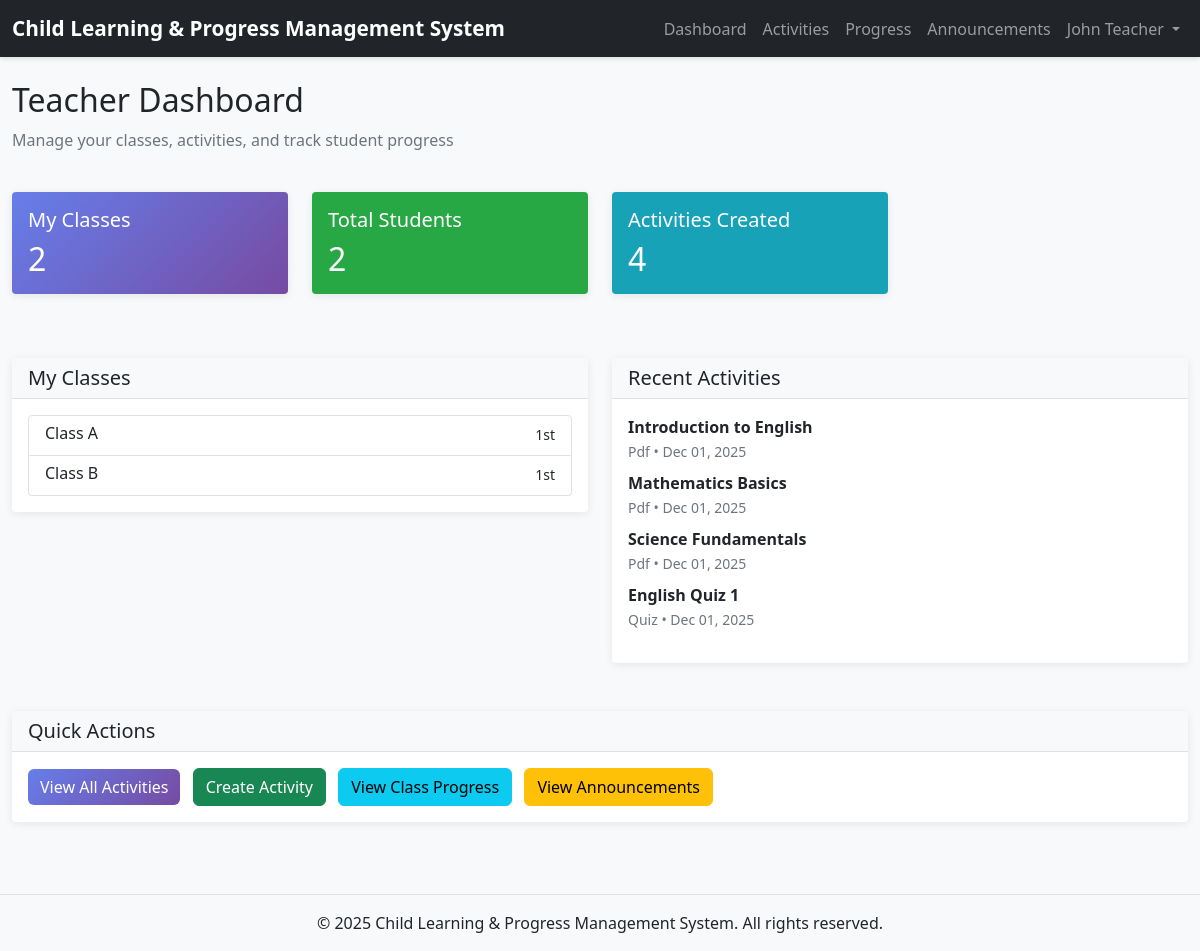
The page /teacher/dashboard.php (signed in) on the database its author committed.
### tables this page shows
CREATE TABLE users (
    id INT AUTO_INCREMENT PRIMARY KEY,
    email VARCHAR(255) NOT NULL UNIQUE,
    password VARCHAR(255) NOT NULL,
    full_name VARCHAR(255) NOT NULL,
    role ENUM('admin', 'teacher', 'student', 'parent') NOT NULL,
    created_at TIMESTAMP DEFAULT CURRENT_TIMESTAMP,
    updated_at TIMESTAMP DEFAULT CURRENT_TIMESTAMP ON UPDATE CURRENT_TIMESTAMP
);

CREATE TABLE classes (
    id INT AUTO_INCREMENT PRIMARY KEY,
    class_name VARCHAR(100) NOT NULL,
    grade VARCHAR(50) NOT NULL,
    section VARCHAR(50),
    teacher_id INT NOT NULL,
    created_at TIMESTAMP DEFAULT CURRENT_TIMESTAMP,
    updated_at TIMESTAMP DEFAULT CURRENT_TIMESTAMP ON UPDATE CURRENT_TIMESTAMP,
    FOREIGN KEY (teacher_id) REFERENCES users(id) ON DELETE RESTRICT ON UPDATE CASCADE
);

CREATE TABLE activities (
    id INT AUTO_INCREMENT PRIMARY KEY,
    title VARCHAR(255) NOT NULL,
    description TEXT,
    activity_type ENUM('pdf', 'quiz') NOT NULL,
    class_id INT,
    created_by INT NOT NULL,
    due_date DATETIME,
    max_marks INT DEFAULT 100,
    file_path VARCHAR(255),
    created_at TIMESTAMP DEFAULT CURRENT_TIMESTAMP,
    updated_at TIMESTAMP DEFAULT CURRENT_TIMESTAMP ON UPDATE CURRENT_TIMESTAMP,
    FOREIGN KEY (class_id) REFERENCES classes(id) ON DELETE SET NULL ON UPDATE CASCADE,
    FOREIGN KEY (created_by) REFERENCES users(id) ON DELETE RESTRICT ON UPDATE CASCADE
);

### includes/auth.php (called while the page is built, shortened)
<?php
function isLoggedIn() {
    return isset($_SESSION['user_id']) && isset($_SESSION['role']);
}
function getCurrentUser() {
    global $mysqli;
    $user_id = $_SESSION['user_id'];
    $stmt = $mysqli->prepare("SELECT id, email, full_name, role FROM users WHERE id = ?");
    $stmt->bind_param("i", $user_id);
    $stmt->execute();
    $result = $stmt->get_result();
    if ($result->num_rows > 0) {
        return $result->fetch_assoc();
    }
    return null;
}
?>

### teacher/dashboard.php (the view, shortened to what this page needs)
<?php
require_once '../config/db.php';
require_once '../includes/auth.php';
$teacher_id = $_SESSION['user_id'];
$classes_result = $mysqli->query(
    "SELECT id, class_name, grade FROM classes WHERE teacher_id = {$teacher_id}"
);
$classes = $classes_result->fetch_all(MYSQLI_ASSOC);
$activities_result = $mysqli->query(
    "SELECT COUNT(*) as count FROM activities WHERE created_by = {$teacher_id}"
);
$total_activities = $activities_result->fetch_assoc()['count'];
$students_result = $mysqli->query(
    "SELECT COUNT(*) as count FROM students WHERE class_id IN
    (SELECT id FROM classes WHERE teacher_id = {$teacher_id})"
);
$total_students = $students_result->fetch_assoc()['count'];
$recent_stmt = $mysqli->prepare("
    SELECT id, title, activity_type, created_at
    FROM activities
    WHERE created_by = ?
    ORDER BY created_at DESC
    LIMIT 5
");
$recent_stmt->bind_param("i", $teacher_id);
$recent_stmt->execute();
$recent_activities = $recent_stmt->get_result()->fetch_all(MYSQLI_ASSOC);
include '../includes/header.php';
include '../includes/nav.php';
?>
<div class="container-fluid mt-4">
    <div class="row mb-4">
        <div class="col-md-12">
            <h2>Teacher Dashboard</h2>
            <p class="text-muted">Manage your classes, activities, and track student progress</p>
        </div>
    </div>
    <div class="row mb-4">
        <div class="col-md-3 mb-3">
            <div class="card text-white bg-primary">
                <div class="card-body">
                    <h5 class="card-title">My Classes</h5>
                    <h2 class="card-text"><?php echo count($classes); ?></h2>
                </div>
            </div>
        </div>
        <div class="col-md-3 mb-3">
            <div class="card text-white bg-success">
                <div class="card-body">
                    <h5 class="card-title">Total Students</h5>
                    <h2 class="card-text"><?php echo $total_students; ?></h2>
                </div>
            </div>
        </div>
        <div class="col-md-3 mb-3">
            <div class="card text-white bg-info">
                <div class="card-body">
                    <h5 class="card-title">Activities Created</h5>
                    <h2 class="card-text"><?php echo $total_activities; ?></h2>
                </div>
            </div>
        </div>
    </div>
    <div class="row mb-4">
        <div class="col-md-6">
            <div class="card">
                <div class="card-header">
                    <h5 class="mb-0">My Classes</h5>
                </div>
                <div class="card-body">
                    <?php if (count($classes) > 0): ?>
                        <div class="list-group">
                            <?php foreach ($classes as $class): ?>
                                <a href="class_progress.php?class_id=<?php echo $class['id']; ?>" class="list-group-item list-group-item-action">
                                    <div class="d-flex w-100 justify-content-between">
                                        <h6 class="mb-1"><?php echo htmlspecialchars($class['class_name']); ?></h6>
                                        <small><?php echo htmlspecialchars($class['grade']); ?></small>
                                    </div>
                                </a>
                            <?php endforeach; ?>
                        </div>
                    <?php else: ?>
                        <p class="text-muted">No classes assigned yet.</p>
                    <?php endif; ?>
                </div>
            </div>
        </div>
        <div class="col-md-6">
            <div class="card">
                <div class="card-header">
                    <h5 class="mb-0">Recent Activities</h5>
                </div>
                <div class="card-body">
                    <?php if (count($recent_activities) > 0): ?>
                        <ul class="list-unstyled">
                            <?php foreach ($recent_activities as $activity): ?>
                                <li class="mb-2">
                                    <strong><?php echo htmlspecialchars($activity['title']); ?></strong>
                                    <br>
                                    <small class="text-muted">
                                        <?php echo ucfirst($activity['activity_type']); ?> •
                                        <?php echo date('M d, Y', strtotime($activity['created_at'])); ?>
                                    </small>
                                </li>
                            <?php endforeach; ?>
                        </ul>
                    <?php else: ?>
                        <p class="text-muted">No activities created yet.</p>
                    <?php endif; ?>
                </div>
            </div>
        </div>
    </div>
    <div class="row">
        <div class="col-md-12">
            <div class="card">
                <div class="card-header">
                    <h5 class="mb-0">Quick Actions</h5>
                </div>
                <div class="card-body">
                    <a href="activities_list.php" class="btn btn-primary me-2">View All Activities</a>
                    <a href="activity_create.php" class="btn btn-success me-2">Create Activity</a>
                    <a href="class_progress.php" class="btn btn-info me-2">View Class Progress</a>
                    <a href="../announcements_list.php" class="btn btn-warning">View Announcements</a>
                </div>
            </div>
        </div>
    </div>
</div>
<?php include '../includes/footer.php'; ?>

### includes/nav.php (shortened to what this page needs)
<nav class="navbar navbar-expand-lg navbar-dark bg-dark">
    <div class="container-fluid">
        <a class="navbar-brand" href="<?php echo SITE_URL; ?>">
            <?php echo APP_NAME; ?>
        </a>
        <div class="collapse navbar-collapse" id="navbarNav">
            <ul class="navbar-nav ms-auto">
                <?php if (isLoggedIn()) { ?>
                    <?php
                    $current_user = getCurrentUser();
                    if ($current_user) {
                    ?>
                        <?php if ($current_user['role'] === ROLE_TEACHER) { ?>
                            <li class="nav-item">
                                <a class="nav-link" href="<?php echo SITE_URL; ?>teacher/dashboard.php">Dashboard</a>
                            </li>
                            <li class="nav-item">
                                <a class="nav-link" href="<?php echo SITE_URL; ?>teacher/activities_list.php">Activities</a>
                            </li>
                            <li class="nav-item">
                                <a class="nav-link" href="<?php echo SITE_URL; ?>teacher/class_progress.php">Progress</a>
                            </li>
                            <li class="nav-item">
                                <a class="nav-link" href="<?php echo SITE_URL; ?>announcements_list.php">Announcements</a>
                            </li>
                        <?php } ?>
                        <li class="nav-item dropdown">
                            <a class="nav-link dropdown-toggle" href="#" id="userDropdown" role="button" data-bs-toggle="dropdown">
                                <?php echo htmlspecialchars($current_user['full_name']); ?>
                            </a>
                        </li>
                    <?php } ?>
                <?php } ?>
            </ul>
        </div>
    </div>
</nav>

### css/style.css (style rules this page uses)
:root { --primary-color: #667eea; --secondary-color: #764ba2; --success-color: #28a745; --danger-color: #dc3545; --warning-color: #ffc107; --info-color: #17a2b8; }
body { font-family: 'Segoe UI', Tahoma, Geneva, Verdana, sans-serif; background-color: #f8f9fa; }
.navbar { box-shadow: 0 2px 4px rgba(0, 0, 0, 0.1); }
.navbar-brand { font-weight: 600; font-size: 1.3rem; }
.card { border: none; box-shadow: 0 2px 8px rgba(0, 0, 0, 0.08); margin-bottom: 1.5rem; transition: transform 0.2s, box-shadow 0.2s; }
.card-header { background-color: #f8f9fa; border-bottom: 1px solid #dee2e6; font-weight: 600; }
.btn { border-radius: 0.375rem; font-weight: 500; transition: all 0.2s; }
.btn-primary { background: linear-gradient(135deg, var(--primary-color) 0%, var(--secondary-color) 100%); border: none; }
.card.text-white { border: none; }
.bg-primary { background: linear-gradient(135deg, var(--primary-color) 0%, var(--secondary-color) 100%) !important; }
.bg-success { background-color: var(--success-color) !important; }
.bg-info { background-color: var(--info-color) !important; }
.list-group-item { border-color: #dee2e6; }
.text-muted { color: #6c757d !important; }
* { transition: color 0.15s ease-in-out, background-color 0.15s ease-in-out; }
.btn, .card, .nav-link { transition: all 0.2s ease-in-out; }

### rows shown on the page
users: full_name "John Teacher"
classes: class_name "Class A", grade "1st"
classes: class_name "Class B", grade "1st"
activities: title "Introduction to English", activity_type "Pdf", created_at "Dec 01, 2025"
activities: title "Mathematics Basics", activity_type "Pdf", created_at "Dec 01, 2025"
activities: title "Science Fundamentals", activity_type "Pdf", created_at "Dec 01, 2025"
activities: title "English Quiz 1", activity_type "Quiz", created_at "Dec 01, 2025"

### other values the page prints
APP_NAME "Child Learning & Progress Management System"
count($classes) "2"
$total_students "2"
$total_activities "4"
